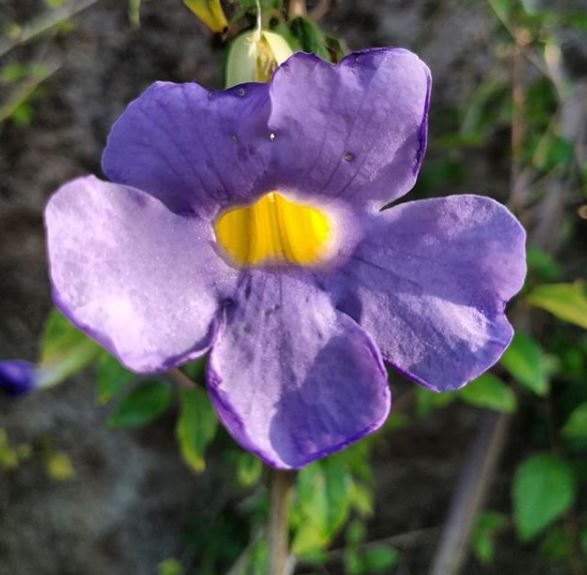
#> input picture images/01.jpg, 587 x 575 px
$ python exer5.py
#> lines starting #> are read from the running program, lines starting #| are printed output that depends on the picture; after the words box and inside, x2 and y2 are one past the last pixel; in counts of white or black regions, pixels touching at a corner belong together
import cv2
import numpy as np

img = cv2.imread('images/01.jpg',cv2.IMREAD_COLOR)
#> img is the input picture: shape (575, 587, 3); mean B, G, R 98.5, 88.6, 94.9

#capture pixel
px = img[55,55]
#> px = [73, 77, 82]

#modify pixel
img[55,55] = [255,255,255]
#> img: shape (575, 587, 3); under 0.01% of pixels changed, all inside (x1, y1, x2, y2) = (55, 55, 56, 56)

#modify pixel
px = img[55,55]
#> px = [255, 255, 255]
print(px)
#| [255 255 255]

px = img[100:150,100:150]
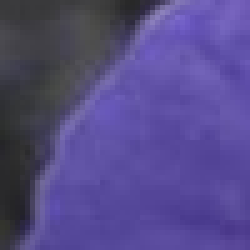
#> px: shape (50, 50, 3) (shown 5 times larger); mean B, G, R 134.4, 74.2, 84.5
print(px)
#> (printed output is left out)

#set white pixel matrix
img[100:150,100:150] = [255,255,255]
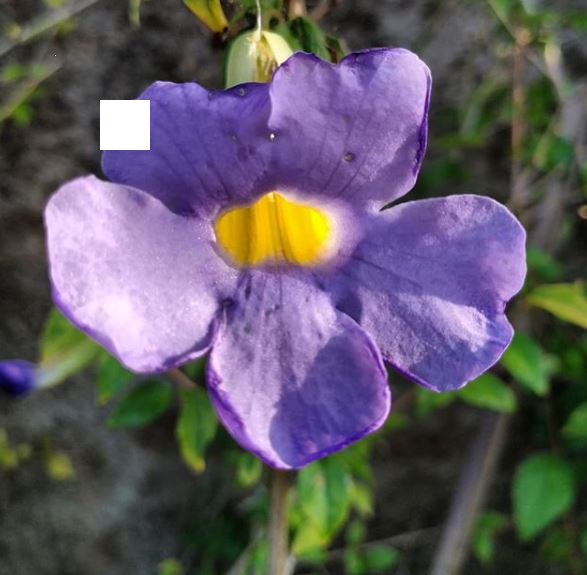
#> img: shape (575, 587, 3); mean B, G, R 99.4, 89.9, 96.2

print(img.shape)
#| (575, 587, 3)
print(img.size)
#| 1012575
print(img.dtype)
#| uint8

#crop image
crop = img[37:111,107:194]
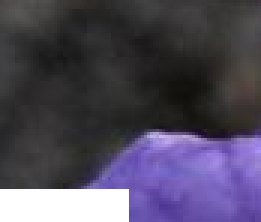
#> crop: shape (74, 87, 3) (shown 3 times larger); mean B, G, R 91.8, 73, 78.6
img[0:74,0:87] = crop
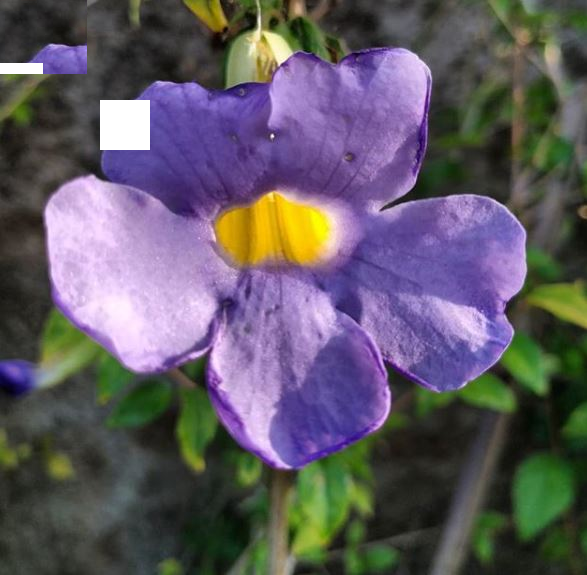
#> img: shape (575, 587, 3); 1.91% of pixels changed, all inside (x1, y1, x2, y2) = (0, 0, 87, 74)
cv2.imshow('image',img)
cv2.waitKey(0)
cv2.destroyAllWindows()
